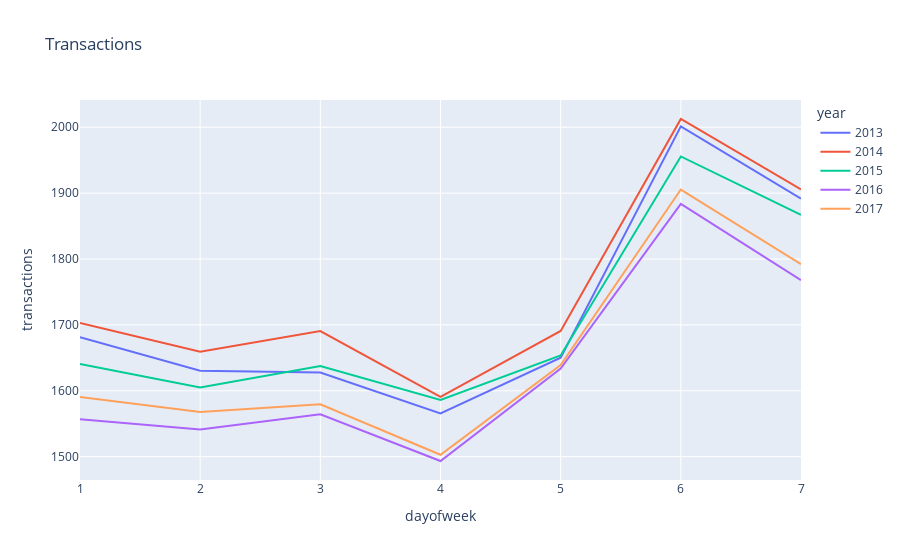

The notebook cell this image was saved under:
### Markdown cell above
# Observation

From the scatter plot, it is obvious that as the number of transactions increase, so do the sales. This indicates that there is a correlation between the 2.

### Code cell
a = transactions_data.copy()
a["year"] = a.date.dt.year
a["dayofweek"] = a.date.dt.dayofweek+1
a = a.groupby(["year", "dayofweek"]).transactions.mean().reset_index()
px.line(a, x="dayofweek", y="transactions" , color = "year", title = "Transactions")

### Figure 1 — Plotly figure (JSON) as saved in the notebook; plotly's stock layout.template omitted (floating-point values rounded to 4 significant figures)
{"data": [{"hovertemplate": "year=2013<br>dayofweek=%{x}<br>transactions=%{y}<extra></extra>", "legendgroup": "2013", "line": {"color": "#636efa", "dash": "solid"}, "marker": {"symbol": "circle"}, "mode": "lines", "name": "2013", "orientation": "v", "showlegend": true, "type": "scatter", "x": [1, 2, 3, 4, 5, 6, 7], "xaxis": "x", "y": [1681.0, 1630.0, 1628.0, 1566.0, 1650.0, 2001.0, 1892.0], "yaxis": "y"}, {"hovertemplate": "year=2014<br>dayofweek=%{x}<br>transactions=%{y}<extra></extra>", "legendgroup": "2014", "line": {"color": "#EF553B", "dash": "solid"}, "marker": {"symbol": "circle"}, "mode": "lines", "name": "2014", "orientation": "v", "showlegend": true, "type": "scatter", "x": [1, 2, 3, 4, 5, 6, 7], "xaxis": "x", "y": [1703.0, 1659.0, 1691.0, 1591.0, 1691.0, 2012.0, 1906.0], "yaxis": "y"}, {"hovertemplate": "year=2015<br>dayofweek=%{x}<br>transactions=%{y}<extra></extra>", "legendgroup": "2015", "line": {"color": "#00cc96", "dash": "solid"}, "marker": {"symbol": "circle"}, "mode": "lines", "name": "2015", "orientation": "v", "showlegend": true, "type": "scatter", "x": [1, 2, 3, 4, 5, 6, 7], "xaxis": "x", "y": [1641.0, 1605.0, 1638.0, 1586.0, 1654.0, 1956.0, 1867.0], "yaxis": "y"}, {"hovertemplate": "year=2016<br>dayofweek=%{x}<br>transactions=%{y}<extra></extra>", "legendgroup": "2016", "line": {"color": "#ab63fa", "dash": "solid"}, "marker": {"symbol": "circle"}, "mode": "lines", "name": "2016", "orientation": "v", "showlegend": true, "type": "scatter", "x": [1, 2, 3, 4, 5, 6, 7], "xaxis": "x", "y": [1557.0, 1541.0, 1564.0, 1493.0, 1634.0, 1884.0, 1768.0], "yaxis": "y"}, {"hovertemplate": "year=2017<br>dayofweek=%{x}<br>transactions=%{y}<extra></extra>", "legendgroup": "2017", "line": {"color": "#FFA15A", "dash": "solid"}, "marker": {"symbol": "circle"}, "mode": "lines", "name": "2017", "orientation": "v", "showlegend": true, "type": "scatter", "x": [1, 2, 3, 4, 5, 6, 7], "xaxis": "x", "y": [1591.0, 1568.0, 1579.0, 1503.0, 1639.0, 1905.0, 1792.0], "yaxis": "y"}], "layout": {"legend": {"title": {"text": "year"}, "tracegroupgap": 0}, "title": {"text": "Transactions"}, "xaxis": {"anchor": "y", "domain": [0, 1], "title": {"text": "dayofweek"}}, "yaxis": {"anchor": "x", "domain": [0, 1], "title": {"text": "transactions"}}}}
